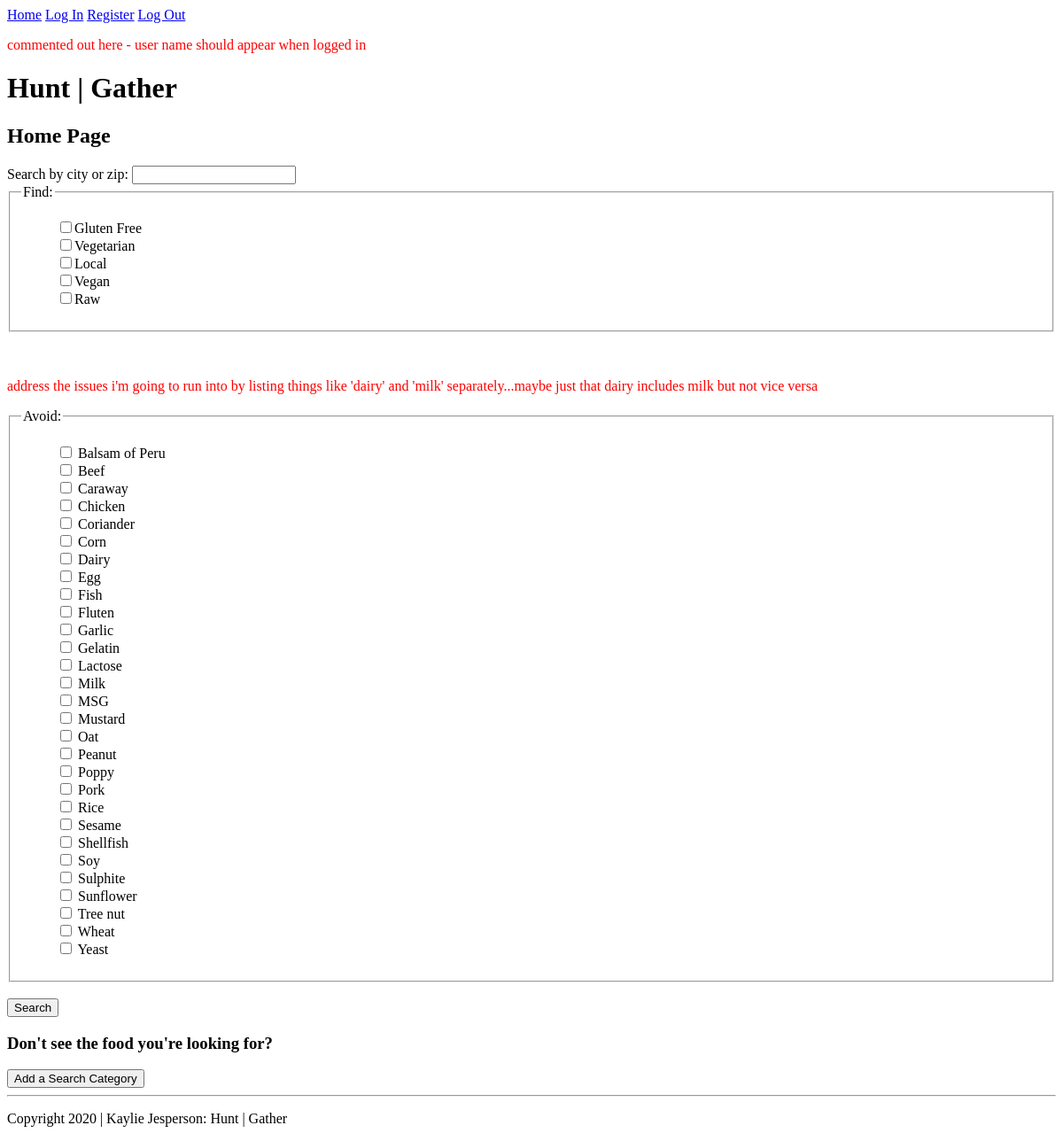
Before: / with the older database file.
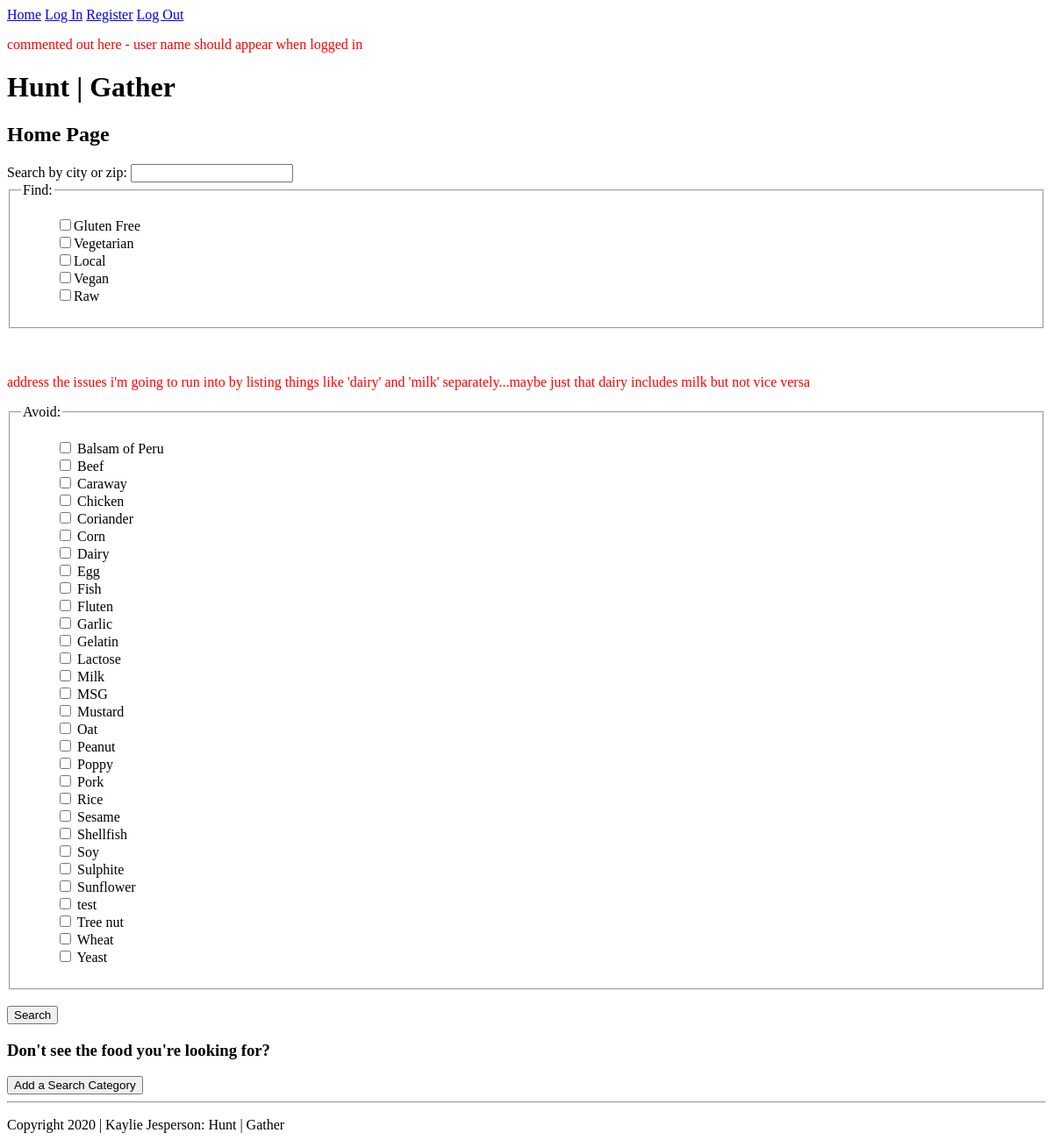
After: the same page with the newer database file.
### tables this page shows
CREATE TABLE `allergen` (
  `id` int(11) PRIMARY KEY NOT NULL AUTO_INCREMENT,
  `name` varChar(100) NOT NULL
);

### model/allergen_db.php (called while the page is built, shortened)
<?php
class AllergenDB{
    public static function getAllergenList(){
        $db= Database::getDB();
       $query = 'SELECT * from allergen
               ORDER BY name ASC';
            $statement = $db->prepare($query);
            $statement->execute();
            $allergens = array();
            foreach ($statement as $row) {
                    $allergen= new Allergen(
                            $row['id'],
                            $row['name']);
                     $allergens[]= $allergen;
                }
            return $allergens;
    }
}

### model/allergen.php (called while the page is built, shortened)
<?php
class Allergen {
    private $id,$name;
    public function __construct($id,$name) {
        $this->name = $name;
            }
            function getName() {
                return $this->name;
            }
}

### index.php (the view, shortened to what this page needs)
<?php
require('model/allergen.php');
require('model/allergen_db.php');
$allergensArray = AllergenDB::getAllergenList();
require_once 'view/header.php';?>
<p>commented out here - user name should appear when logged in</p>
<h1>Hunt | Gather</h1>
<h2>Home Page</h2>
    <form action="meal_manager/index.php" method="post">
    <label>Search by city or zip:</label>
    <input required type="text" name="search">
    <br>
    <fieldset class="group">
        <legend>Find:</legend>
            <ul class="checkbox">
                <li><input type="checkbox" id="gf" value="Gluten Free" /><label for="gf">Gluten Free</label></li>
                <li><input type="checkbox" id="vegetarian" value="Vegetarian" /><label for="vegetarian">Vegetarian</label></li>
                <li><input type="checkbox" id="local" value="Local" /><label for="local">Local</label></li>
                <li><input type="checkbox" id="vegan" value="Vegan" /><label for="vegan">Vegan</label></li>
                <li><input type="checkbox" id="raw" value="Raw" /><label for="raw">Raw</label></li>
            </ul>
    </fieldset>
    <br>
    <br>
    <p>address the issues i'm going to run into by listing things like 'dairy' and 'milk' separately...maybe just that dairy includes milk but not vice versa</p>
    <fieldset class="group">
            <legend>Avoid:</legend>
            <ul class="checkbox">
                 <?php foreach ($allergensArray as $al) : ?>
                    <li><input type="checkbox" name="allergenChecklist[]" value="<?php echo $al->getName(); ?>"  />
                    <label for=""><?php echo $al->getName(); ?></label></li>
                <?php endforeach; ?>
    </fieldset>
    <br>
    <input type="submit" value="Search" class="button"><br>
</form>
<form action="meal_manager/index.php" method="post">
    <h3>Don't see the food you're looking for?</h3>
    <input type="submit" value="Add a Search Category" class="button">
</form>
    <?php require_once 'view/footer.php';?>

Changed rows visible on the page:
added allergen: name "test"
